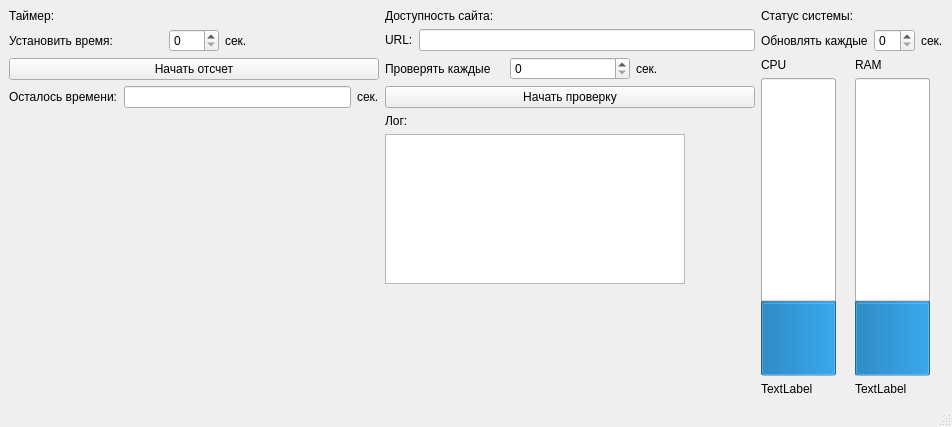
<?xml version="1.0" encoding="UTF-8"?>
<ui version="4.0">
 <class>MainWindow</class>
 <widget class="QMainWindow" name="MainWindow">
  <property name="geometry">
   <rect>
    <x>0</x>
    <y>0</y>
    <width>952</width>
    <height>427</height>
   </rect>
  </property>
  <property name="windowTitle">
   <string>MainWindow</string>
  </property>
  <widget class="QWidget" name="centralwidget">
   <layout class="QHBoxLayout" name="horizontalLayout_7">
    <item>
     <layout class="QVBoxLayout" name="verticalLayout_3">
      <item>
       <widget class="QLabel" name="label">
        <property name="maximumSize">
         <size>
          <width>16777215</width>
          <height>20</height>
         </size>
        </property>
        <property name="text">
         <string>Таймер:</string>
        </property>
       </widget>
      </item>
      <item>
       <layout class="QVBoxLayout" name="verticalLayout_2">
        <item>
         <layout class="QVBoxLayout" name="verticalLayout">
          <item>
           <layout class="QHBoxLayout" name="horizontalLayout">
            <item>
             <widget class="QLabel" name="label_2">
              <property name="maximumSize">
               <size>
                <width>16777215</width>
                <height>30</height>
               </size>
              </property>
              <property name="text">
               <string>Установить время:</string>
              </property>
              <property name="alignment">
               <set>Qt::AlignLeading|Qt::AlignLeft|Qt::AlignVCenter</set>
              </property>
             </widget>
            </item>
            <item>
             <widget class="QSpinBox" name="spinBox">
              <property name="maximumSize">
               <size>
                <width>50</width>
                <height>30</height>
               </size>
              </property>
             </widget>
            </item>
            <item>
             <widget class="QLabel" name="label_3">
              <property name="maximumSize">
               <size>
                <width>16777215</width>
                <height>30</height>
               </size>
              </property>
              <property name="text">
               <string>сек.</string>
              </property>
              <property name="alignment">
               <set>Qt::AlignLeading|Qt::AlignLeft|Qt::AlignVCenter</set>
              </property>
             </widget>
            </item>
           </layout>
          </item>
          <item>
           <widget class="QPushButton" name="pushButton">
            <property name="text">
             <string>Начать отсчет</string>
            </property>
           </widget>
          </item>
         </layout>
        </item>
        <item>
         <layout class="QHBoxLayout" name="horizontalLayout_2">
          <item>
           <widget class="QLabel" name="label_4">
            <property name="maximumSize">
             <size>
              <width>16777215</width>
              <height>30</height>
             </size>
            </property>
            <property name="text">
             <string>Осталось времени:</string>
            </property>
           </widget>
          </item>
          <item>
           <widget class="QLineEdit" name="lineEdit">
            <property name="maximumSize">
             <size>
              <width>16777215</width>
              <height>30</height>
             </size>
            </property>
           </widget>
          </item>
          <item>
           <widget class="QLabel" name="label_5">
            <property name="maximumSize">
             <size>
              <width>16777215</width>
              <height>30</height>
             </size>
            </property>
            <property name="text">
             <string>сек.</string>
            </property>
           </widget>
          </item>
         </layout>
        </item>
        <item>
         <spacer name="verticalSpacer">
          <property name="orientation">
           <enum>Qt::Vertical</enum>
          </property>
          <property name="sizeHint" stdset="0">
           <size>
            <width>20</width>
            <height>40</height>
           </size>
          </property>
         </spacer>
        </item>
       </layout>
      </item>
     </layout>
    </item>
    <item>
     <layout class="QVBoxLayout" name="verticalLayout_5">
      <item>
       <layout class="QVBoxLayout" name="verticalLayout_4">
        <item>
         <widget class="QLabel" name="label_6">
          <property name="text">
           <string>Доступность сайта:</string>
          </property>
         </widget>
        </item>
        <item>
         <layout class="QHBoxLayout" name="horizontalLayout_3">
          <item>
           <widget class="QLabel" name="label_7">
            <property name="text">
             <string>URL:</string>
            </property>
           </widget>
          </item>
          <item>
           <widget class="QLineEdit" name="lineEdit_2"/>
          </item>
         </layout>
        </item>
       </layout>
      </item>
      <item>
       <layout class="QHBoxLayout" name="horizontalLayout_4">
        <item>
         <widget class="QLabel" name="label_8">
          <property name="text">
           <string>Проверять каждые</string>
          </property>
         </widget>
        </item>
        <item>
         <widget class="QSpinBox" name="spinBox_2"/>
        </item>
        <item>
         <widget class="QLabel" name="label_9">
          <property name="text">
           <string>сек.</string>
          </property>
         </widget>
        </item>
       </layout>
      </item>
      <item>
       <widget class="QPushButton" name="pushButton_2">
        <property name="text">
         <string>Начать проверку</string>
        </property>
       </widget>
      </item>
      <item>
       <widget class="QLabel" name="label_10">
        <property name="maximumSize">
         <size>
          <width>50</width>
          <height>30</height>
         </size>
        </property>
        <property name="text">
         <string>Лог:</string>
        </property>
       </widget>
      </item>
      <item>
       <widget class="QPlainTextEdit" name="plainTextEdit">
        <property name="maximumSize">
         <size>
          <width>300</width>
          <height>150</height>
         </size>
        </property>
       </widget>
      </item>
      <item>
       <spacer name="verticalSpacer_2">
        <property name="orientation">
         <enum>Qt::Vertical</enum>
        </property>
        <property name="sizeHint" stdset="0">
         <size>
          <width>20</width>
          <height>40</height>
         </size>
        </property>
       </spacer>
      </item>
     </layout>
    </item>
    <item>
     <layout class="QVBoxLayout" name="verticalLayout_9">
      <item>
       <layout class="QVBoxLayout" name="verticalLayout_6">
        <item>
         <widget class="QLabel" name="label_11">
          <property name="text">
           <string>Статус системы:</string>
          </property>
         </widget>
        </item>
        <item>
         <layout class="QHBoxLayout" name="horizontalLayout_5">
          <item>
           <widget class="QLabel" name="label_12">
            <property name="text">
             <string>Обновлять каждые</string>
            </property>
           </widget>
          </item>
          <item>
           <widget class="QSpinBox" name="spinBox_3"/>
          </item>
          <item>
           <widget class="QLabel" name="label_13">
            <property name="text">
             <string>сек.</string>
            </property>
           </widget>
          </item>
         </layout>
        </item>
       </layout>
      </item>
      <item>
       <layout class="QHBoxLayout" name="horizontalLayout_6">
        <item>
         <layout class="QVBoxLayout" name="verticalLayout_7">
          <item>
           <widget class="QLabel" name="label_14">
            <property name="text">
             <string>CPU</string>
            </property>
           </widget>
          </item>
          <item>
           <widget class="QProgressBar" name="progressBar">
            <property name="minimumSize">
             <size>
              <width>75</width>
              <height>0</height>
             </size>
            </property>
            <property name="sizeIncrement">
             <size>
              <width>0</width>
              <height>0</height>
             </size>
            </property>
            <property name="baseSize">
             <size>
              <width>50</width>
              <height>0</height>
             </size>
            </property>
            <property name="layoutDirection">
             <enum>Qt::LeftToRight</enum>
            </property>
            <property name="value">
             <number>24</number>
            </property>
            <property name="alignment">
             <set>Qt::AlignLeading|Qt::AlignLeft|Qt::AlignTop</set>
            </property>
            <property name="textVisible">
             <bool>true</bool>
            </property>
            <property name="orientation">
             <enum>Qt::Vertical</enum>
            </property>
           </widget>
          </item>
          <item>
           <widget class="QLabel" name="label_16">
            <property name="text">
             <string>TextLabel</string>
            </property>
           </widget>
          </item>
         </layout>
        </item>
        <item>
         <layout class="QVBoxLayout" name="verticalLayout_8">
          <item>
           <widget class="QLabel" name="label_15">
            <property name="text">
             <string>RAM</string>
            </property>
           </widget>
          </item>
          <item>
           <widget class="QProgressBar" name="progressBar_2">
            <property name="minimumSize">
             <size>
              <width>75</width>
              <height>0</height>
             </size>
            </property>
            <property name="layoutDirection">
             <enum>Qt::LeftToRight</enum>
            </property>
            <property name="value">
             <number>24</number>
            </property>
            <property name="alignment">
             <set>Qt::AlignLeading|Qt::AlignLeft|Qt::AlignVCenter</set>
            </property>
            <property name="textVisible">
             <bool>true</bool>
            </property>
            <property name="orientation">
             <enum>Qt::Vertical</enum>
            </property>
           </widget>
          </item>
          <item>
           <widget class="QLabel" name="label_17">
            <property name="text">
             <string>TextLabel</string>
            </property>
           </widget>
          </item>
         </layout>
        </item>
       </layout>
      </item>
     </layout>
    </item>
   </layout>
  </widget>
  <widget class="QMenuBar" name="menubar">
   <property name="geometry">
    <rect>
     <x>0</x>
     <y>0</y>
     <width>952</width>
     <height>21</height>
    </rect>
   </property>
  </widget>
  <widget class="QStatusBar" name="statusbar"/>
 </widget>
 <resources/>
 <connections/>
</ui>
